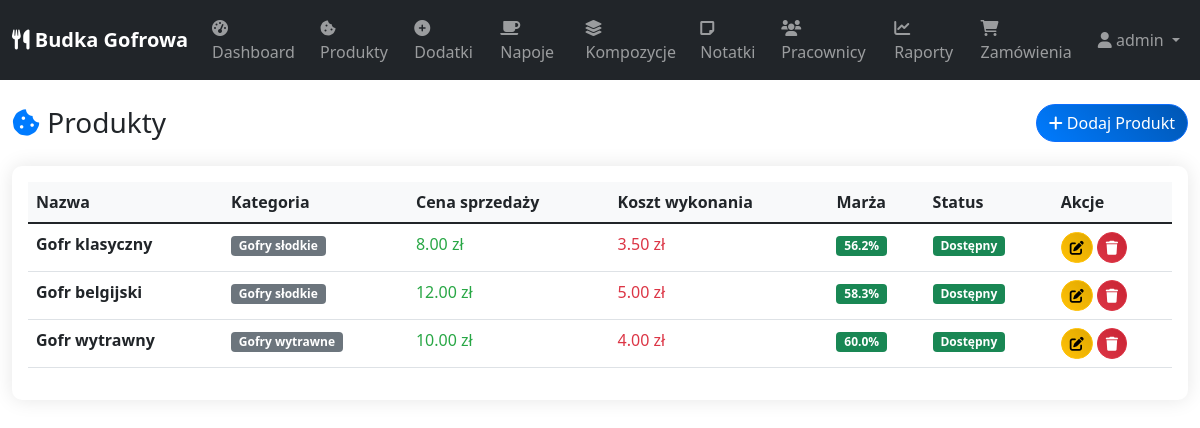
The app's page /produkty (signed in) with its own data.
### app.py (models this page shows)
class User(UserMixin, db.Model):
    id = db.Column(db.Integer, primary_key=True)
    username = db.Column(db.String(100), unique=True, nullable=False)
    password_hash = db.Column(db.String(200), nullable=False)
    created_at = db.Column(db.DateTime, default=datetime.utcnow)

class Product(db.Model):
    id = db.Column(db.Integer, primary_key=True)
    nazwa = db.Column(db.String(100), nullable=False)
    cena_sprzedazy = db.Column(db.Float, nullable=False)
    koszt_wykonania = db.Column(db.Float, nullable=False)
    kategoria_id = db.Column(db.Integer, db.ForeignKey('kategoria.id'), nullable=True)
    dostepny = db.Column(db.Boolean, default=True)
    created_at = db.Column(db.DateTime, default=datetime.utcnow)
    @property
    def marza(self):
        if self.cena_sprzedazy == 0:
            return 0
        return ((self.cena_sprzedazy - self.koszt_wykonania) / self.cena_sprzedazy) * 100

class Kategoria(db.Model):
    id = db.Column(db.Integer, primary_key=True)
    nazwa = db.Column(db.String(100), nullable=False)
    opis = db.Column(db.Text)
    created_at = db.Column(db.DateTime, default=datetime.utcnow)
    produkty = db.relationship('Product', backref='kategoria', lazy=True)

### app.py (the view)
@app.route('/produkty')
@login_required
def lista_produktow():
    produkty = Product.query.all()
    kategorie = Kategoria.query.all()
    return render_template('produkty/lista.html', produkty=produkty, kategorie=kategorie)

### app.py (called while the page is built)
@login_manager.user_loader
def load_user(user_id):
    return User.query.get(int(user_id))

### templates/produkty/lista.html (shortened to what this page needs)
{% extends "base.html" %}
{% block content %}
<div class="row">
    <div class="col-12">
        <div class="d-flex justify-content-between align-items-center mb-4">
            <h1 class="h3 mb-0">
                <i class="fas fa-cookie-bite text-primary"></i> Produkty
            </h1>
            <button type="button" class="btn btn-primary" data-bs-toggle="modal" data-bs-target="#produktModal">
                <i class="fas fa-plus"></i> Dodaj Produkt
            </button>
        </div>
    </div>
</div>
<div class="row">
    <div class="col-12">
        <div class="card">
            <div class="card-body">
                {% if produkty %}
                    <div class="table-responsive">
                        <table class="table table-hover">
                            <thead>
                                <tr>
                                    <th>Nazwa</th>
                                    <th>Kategoria</th>
                                    <th>Cena sprzedaży</th>
                                    <th>Koszt wykonania</th>
                                    <th>Marża</th>
                                    <th>Status</th>
                                    <th>Akcje</th>
                                </tr>
                            </thead>
                            <tbody>
                                {% for produkt in produkty %}
                                <tr>
                                    <td><strong>{{ produkt.nazwa }}</strong></td>
                                    <td>
                                        {% if produkt.kategoria %}
                                            <span class="badge bg-secondary">{{ produkt.kategoria.nazwa }}</span>
                                        {% else %}
                                            <span class="text-muted">Brak kategorii</span>
                                        {% endif %}
                                    </td>
                                    <td class="text-success">{{ "%.2f"|format(produkt.cena_sprzedazy) }} zł</td>
                                    <td class="text-danger">{{ "%.2f"|format(produkt.koszt_wykonania) }} zł</td>
                                    <td>
                                        <span class="badge {% if produkt.marza > 50 %}bg-success{% elif produkt.marza > 30 %}bg-warning{% else %}bg-danger{% endif %}">
                                            {{ "%.1f"|format(produkt.marza) }}%
                                        </span>
                                    </td>
                                    <td>
                                        {% if produkt.dostepny %}
                                            <span class="badge bg-success">Dostępny</span>
                                        {% else %}
                                            <span class="badge bg-secondary">Niedostępny</span>
                                        {% endif %}
                                    </td>
                                    <td>
                                        <button type="button" class="btn btn-sm btn-warning"
                                                onclick="edytujProdukt({{ produkt.id }}, '{{ produkt.nazwa }}', {{ produkt.cena_sprzedazy }}, {{ produkt.koszt_wykonania }}, {{ produkt.kategoria_id or 'null' }})">
                                            <i class="fas fa-edit"></i>
                                        </button>
                                        <button type="button" class="btn btn-sm btn-danger"
                                                onclick="usunProdukt({{ produkt.id }})">
                                            <i class="fas fa-trash"></i>
                                        </button>
                                    </td>
                                </tr>
                                {% endfor %}
                            </tbody>
                        </table>
                    </div>
                {% else %}
                    <div class="text-center text-muted py-5">
                        <i class="fas fa-cookie-bite fa-3x mb-3"></i>
                        <h5>Brak produktów</h5>
                        <p>Dodaj pierwszy produkt, aby rozpocząć zarządzanie menu.</p>
                    </div>
                {% endif %}
            </div>
        </div>
    </div>
</div>
{% endblock %}

### templates/base.html (shortened to what this page needs)
<!DOCTYPE html>
<html lang="pl">
<head>
    <link href="https://cdn.jsdelivr.net/npm/bootstrap@5.1.3/dist/css/bootstrap.min.css" rel="stylesheet">
    <link href="https://cdnjs.cloudflare.com/ajax/libs/font-awesome/6.0.0/css/all.min.css" rel="stylesheet">
    <link href="{{ url_for('static', filename='css/custom.css') }}" rel="stylesheet">
</head>
<body>
    {% if current_user.is_authenticated %}
    <nav class="navbar navbar-expand-lg navbar-dark bg-dark">
        <div class="container-fluid">
            <a class="navbar-brand" href="{{ url_for('dashboard') }}">
                <i class="fas fa-utensils"></i> Budka Gofrowa
            </a>
            <div class="collapse navbar-collapse" id="navbarNav">
                <ul class="navbar-nav me-auto">
                    <li class="nav-item">
                        <a class="nav-link" href="{{ url_for('dashboard') }}">
                            <i class="fas fa-tachometer-alt"></i> Dashboard
                        </a>
                    </li>
                    <li class="nav-item">
                        <a class="nav-link" href="{{ url_for('lista_produktow') }}">
                            <i class="fas fa-cookie-bite"></i> Produkty
                        </a>
                    </li>
                    <li class="nav-item">
                        <a class="nav-link" href="{{ url_for('lista_dodatkow') }}">
                            <i class="fas fa-plus-circle"></i> Dodatki
                        </a>
                    </li>
                    <li class="nav-item">
                        <a class="nav-link" href="{{ url_for('lista_napojow') }}">
                            <i class="fas fa-coffee"></i> Napoje
                        </a>
                    </li>
                    <li class="nav-item">
                        <a class="nav-link" href="{{ url_for('lista_kompozycji') }}">
                            <i class="fas fa-layer-group"></i> Kompozycje
                        </a>
                    </li>
                    <li class="nav-item">
                        <a class="nav-link" href="{{ url_for('lista_notatek') }}">
                            <i class="fas fa-sticky-note"></i> Notatki
                        </a>
                    </li>
                    <li class="nav-item">
                        <a class="nav-link" href="{{ url_for('lista_pracownikow') }}">
                            <i class="fas fa-users"></i> Pracownicy
                        </a>
                    </li>
                    <li class="nav-item">
                        <a class="nav-link" href="{{ url_for('lista_raportow') }}">
                            <i class="fas fa-chart-line"></i> Raporty
                        </a>
                    </li>
                    <li class="nav-item">
                        <a class="nav-link" href="{{ url_for('lista_zamowien') }}">
                            <i class="fas fa-shopping-cart"></i> Zamówienia
                        </a>
                    </li>
                </ul>
                <ul class="navbar-nav">
                    <li class="nav-item dropdown">
                        <a class="nav-link dropdown-toggle" href="#" id="navbarDropdown" role="button" data-bs-toggle="dropdown">
                            <i class="fas fa-user"></i> {{ current_user.username }}
                        </a>
                    </li>
                </ul>
            </div>
        </div>
    </nav>
    {% endif %}
    <main class="container-fluid mt-4">
        {% block content %}{% endblock %}
    </main>
</body>
</html>

### static/css/custom.css (style rules this page uses)
.navbar-brand { font-weight: bold; }
.card { box-shadow: 0 0 20px rgba(0,0,0,0.1); border: none; border-radius: 10px; }
.btn { border-radius: 25px; }
.table th { background-color: #f8f9fa; border-top: none; }
.badge { font-size: 0.75em; }
.text-primary { color: #007bff !important; }
.text-success { color: #28a745 !important; }
.text-danger { color: #dc3545 !important; }
.btn-primary { background: linear-gradient(45deg, #007bff, #0056b3); }
.btn-warning { background: linear-gradient(45deg, #ffc107, #e0a800); }
.btn-danger { background: linear-gradient(45deg, #dc3545, #c82333); }

### records on screen
User: username "admin"
Product: nazwa "Gofr klasyczny", kategoria.nazwa "Gofry słodkie", cena_sprzedazy "8.00", koszt_wykonania "3.50", marza "56.2", dostepny "Dostępny"
Product: nazwa "Gofr belgijski", kategoria.nazwa "Gofry słodkie", cena_sprzedazy "12.00", koszt_wykonania "5.00", marza "58.3", dostepny "Dostępny"
Product: nazwa "Gofr wytrawny", kategoria.nazwa "Gofry wytrawne", cena_sprzedazy "10.00", koszt_wykonania "4.00", marza "60.0", dostepny "Dostępny"
